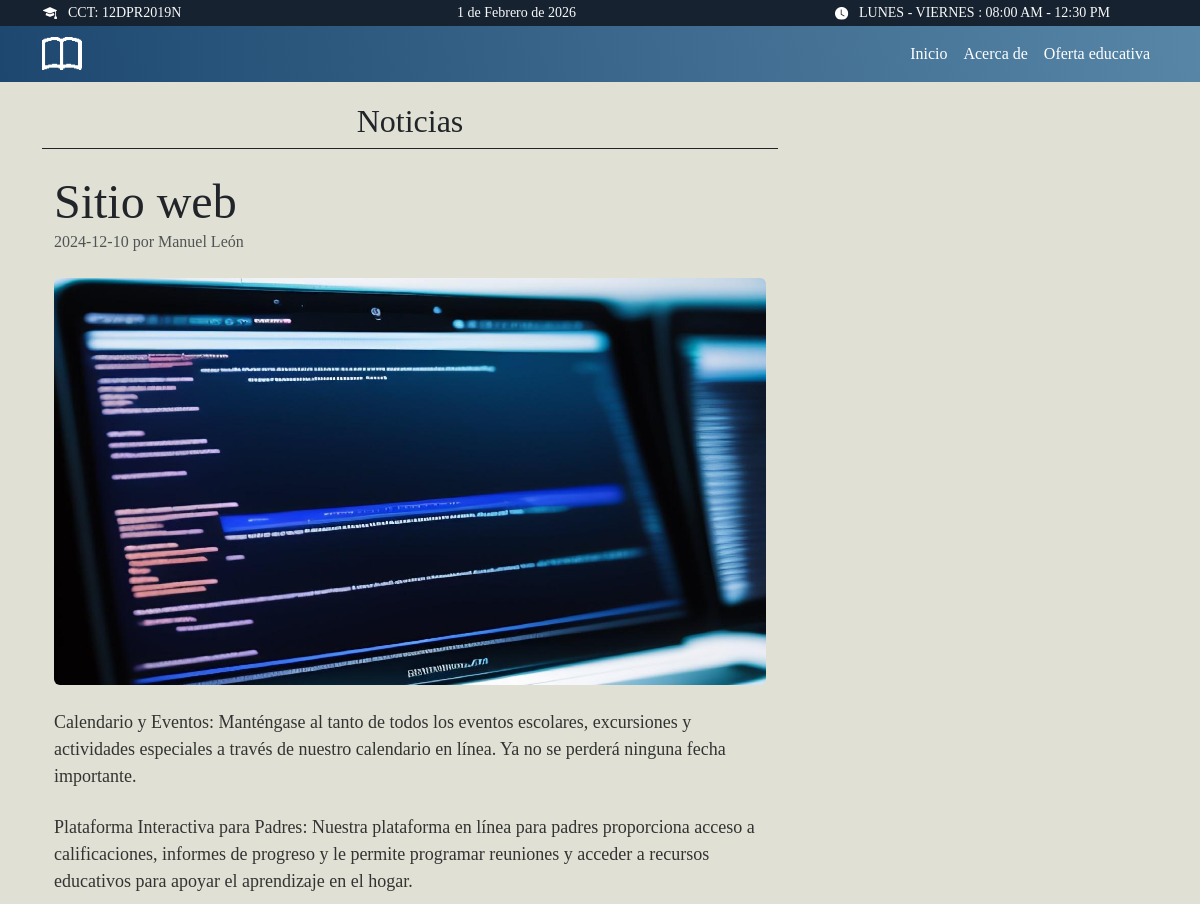
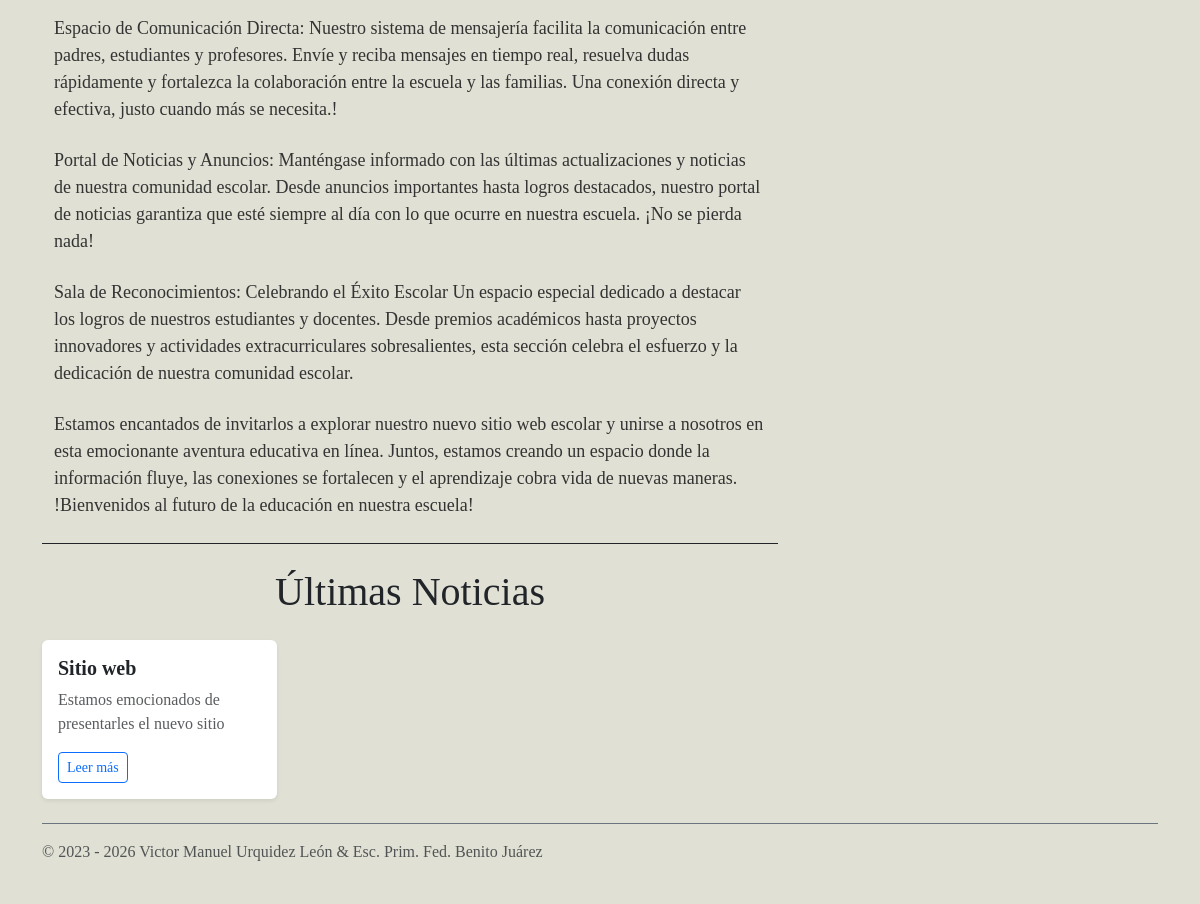
Page /noticias?key=1 on the committed database (2 pictures, top to bottom).
### tables this page shows
CREATE TABLE `noticias` (
  `id` int NOT NULL,
  `titulo` varchar(50) NOT NULL,
  `nombre_noticia` varchar(50) NOT NULL,
  `nota_corta` varchar(50) NOT NULL,
  `p1` mediumtext NOT NULL,
  `p2` mediumtext NOT NULL,
  `p3` mediumtext NOT NULL,
  `p4` mediumtext NOT NULL,
  `p5` mediumtext NOT NULL,
  `p6` mediumtext NOT NULL,
  `autor` varchar(50) NOT NULL,
  `fecha` varchar(50) NOT NULL,
  `imagen_portada` varchar(50) NOT NULL,
  `imagen_horizontal` varchar(50) NOT NULL
);

### panel/controladores/noticias.controlador.php (called while the page is built, shortened)
<?php
class ControladorNoticia
{
    static public function ctrMostrarNoticia($item)
    {
        $tabla = 'noticias';
        $respuesta = ModeloNoticia::mdlMostrarNoticia($tabla, $item);
        return $respuesta;
    }
    static public function ctrObtenerUltimasNoticias()
    {
        $tabla = "noticias";
        $respuesta = ModeloNoticia::mdlObtenerUltimasNoticias($tabla);
        return $respuesta;
    }
}

### panel/modelos/conexion.php (called while the page is built)
<?php
class Conexion
{
    public static function start()
    {
        try {
            return new PDO('mysql:host=localhost;dbname=primaria', 'root', 'root');
        } catch (PDOException $error) {
            die($error->getMessage());
        }
    }
}

### panel/modelos/noticias.modelo.php (called while the page is built, shortened)
<?php
require_once 'conexion.php';
class ModeloNoticia
{
    static public function mdlMostrarNoticia($tabla, $item)
    {
        if ($item != null) {
            $query = Conexion::start()->prepare("SELECT * FROM $tabla
            WHERE id = '$item'");
            $query->execute();
            return $query->fetch(PDO::FETCH_OBJ);
        } else {
            $query = Conexion::start()->prepare("SELECT * FROM $tabla");
            $query->execute();
            return $query->fetchAll(PDO::FETCH_OBJ);
        }
    }
    static public function mdlObtenerUltimasNoticias($tabla)
    {
        $query = Conexion::start()->prepare("SELECT * FROM $tabla ORDER BY id DESC LIMIT 3");
        $query->execute();
        return $query->fetchAll(PDO::FETCH_OBJ);
    }
}

### vistas/noticias.php (the view, shortened to what this page needs)
<?php
require_once 'panel/controladores/noticias.controlador.php';
require_once 'panel/modelos/noticias.modelo.php';
$id = isset($_GET['key']) ? htmlspecialchars($_GET['key']) : null;
$noticia = ControladorNoticia::ctrMostrarNoticia($id);
$UltimasNoticias = ControladorNoticia::ctrObtenerUltimasNoticias();
?>
<div class="col-md-8">
    <h1 class="h2 pb-2 mb-4 text-center text-dark border-bottom border-dark">
        Noticias
    </h1>
    <div class="col-md-12">
        <div class="container">
            <h2 class="display-5 link-body-emphasis mb-0"><?= $noticia->nombre_noticia ?></h2>
            <p class="blog-post-meta mb-4 text-muted"><?= $noticia->fecha ?> por <?= $noticia->autor ?></p>
            <div class="col-md-12">
                <article class="blog-post">
                    <img src="panel/<?= $noticia->imagen_horizontal ?>" class="rounded img-fluid" alt="noticia"> <br> <br>
                    <p class="lead text-justify mb-4" style="font-size: 18px; color: #333;"><?= $noticia->p1 ?></p>
                    <p class="lead text-justify mb-4" style="font-size: 18px; color: #333;"><?= $noticia->p2 ?></p>
                    <p class="lead text-justify mb-4" style="font-size: 18px; color: #333;"><?= $noticia->p3 ?>!</p>
                    <p class="lead text-justify mb-4" style="font-size: 18px; color: #333;"><?= $noticia->p4 ?></p>
                    <p class="lead text-justify mb-4" style="font-size: 18px; color: #333;"><?= $noticia->p5 ?></p>
                    <p class="lead text-justify mb-4" style="font-size: 18px; color: #333;"><?= $noticia->p6 ?></p>
                </article>
            </div>
        </div>
    </div>
    <div class="border-bottom border-dark mb-4"></div>
<h1 class="text-center mb-4">Últimas Noticias</h1>
<div class="row row-cols-1 row-cols-sm-2 row-cols-md-3 g-3">
    <?php foreach ($UltimasNoticias as $noticia): ?>
        <div class="col">
            <div class="card h-100 border-0 shadow-sm">
                <div class="card-body">
                    <h5 class="card-title text-dark fw-bold"><?= htmlspecialchars($noticia->nombre_noticia) ?></h5>
                    <p class="card-text text-muted"><?= htmlspecialchars($noticia->nota_corta) ?></p>
                    <a href="noticias?key=<?= urlencode($noticia->id) ?>" class="btn btn-outline-primary btn-sm">Leer más</a>
                </div>
            </div>
        </div>
    <?php endforeach; ?>
</div>
</div>

### index.php (shortened to what this page needs)
<!DOCTYPE html>
<html lang="es">
<head>
    <link rel="stylesheet" href="css/bootstrap.min.css">
    <link rel="stylesheet" href="css/bootstrap-grid.min.css">
    <link rel="stylesheet" href="css/styles.css">
    <link rel="stylesheet" href="css/letras.css">
</head>
<body class="services" style="background-color:rgb(224, 224, 212)">
    <?php
    include 'vistas/header.php';
    include 'vistas/nav.php';
    ?>
    <main class="container" style="margin-top: 20px;">
        <div class="row g-4">
            <?php
            if (isset($_GET['ruta'])) {
                if (in_array($_GET['ruta'], ['oferta-educativa', 'noticias', 'inicio'])) {
                    include 'vistas/' . $_GET['ruta'] . ".php";
                    include 'vistas/aside.php';
                } else {
                    include 'vistas/404.php';
                }
            } else {
                include 'vistas/inicio.php';
                include 'vistas/aside.php';
            } ?>
        </div>
    </main>
    <?php include 'vistas/footer.php'; ?>
</body>
</html>

### vistas/header.php (shortened to what this page needs)
<header>
    <div class="container-fluid text-light p-0" id="TopbarStar">
        <div class="container ">
            <div class="row gx-0 d-none d-lg-flex">
                <div class="col-lg-3 text-start">
                    <div class="h-100 d-inline-flex align-items-center me-4">
                        <img src="img/cct.png" alt="icono" style="margin-right: 10px;">
                        <small>CCT: 12DPR2019N</small>
                    </div>
                </div>
                <div class="col-lg-3 text-end">
                    <div class="h-100 d-inline-flex align-items-center me-4">
                        <small>
                        </small>
                    </div>
                </div>
                <div class="col-lg-6 px-5 text-end">
                    <div class="h-100 d-inline-flex align-items-center">
                        <img src="img/reloj.png" alt="icono" style="margin-right: 10px;">
                        <small>LUNES - VIERNES : 08:00 AM - 12:30 PM</small>
                    </div>
                </div>
            </div>
        </div>
    </div>
</header>

### vistas/nav.php (shortened to what this page needs)
<nav>
    <div class="col-md-12">
        <nav class="navbar navbar-expand-lg navbar-light bg-light">
            <div class="container">
                <a href="inicio">
                    <img src="img/libro.png" alt="icono" width="40" style="margin-right: 10px;">
                </a>
                <div class="collapse navbar-collapse justify-content-end" id="navbarNavDropdown">
                    <ul class="navbar-nav">
                        <li class="nav-item" id="botonNav">
                            <a class="nav-link active" id="navegacion" style="color: white;" aria-current="page" href="inicio">Inicio</a>
                        </li>
                        <li class="nav-item" id="botonNav">
                            <a class="nav-link" style="color: white; cursor:pointer;" onclick="ventana()" id="navegacion">Acerca
                                de
                            </a>
                        </li>
                        <li class="nav-item" id="botonNav">
                            <a class="nav-link" style="color: white;" id="navegacion" href="oferta-educativa">Oferta educativa</a>
                        </li>
                    </ul>
                </div>
            </div>
        </nav>
    </div>
</nav>

### vistas/aside.php (shortened to what this page needs)
<aside class="col-md-4" style="padding-top: 40px;">
    <div class="position-sticky" style="top: 2rem; text-align: center;">
    </div>
</aside>

### vistas/footer.php (shortened to what this page needs)
<div class="container">
        <footer class="d-flex flex-wrap justify-content-between align-items-center py-3 my-4 border-secondary border-top">
            <div class="col-md-6 d-flex align-items-center">
                <span class="mb-3 mb-md-0 text-muted">&copy; 2023 - 2026 Victor Manuel Urquidez León & Esc. Prim. Fed. Benito Juárez</span>
            </div>
        </footer>
    </div>

### css/styles.css (style rules this page uses)
body { box-sizing: border-box; margin: 0; padding: 0; font-family: Georgia, 'Times New Roman', Times, serif; }
#TopbarStar { background-color: #172230; }
nav .navbar { background-image: linear-gradient(80deg, #1d476f, #5786a7); background-size: 100%; }

### rows in the picture
noticias: nombre_noticia "Sitio web", fecha "2024-12-10", autor "Manuel León", imagen_horizontal (picture), p1 "Calendario y Eventos: Manténgase al tanto de todos los eventos escolares, excursiones y actividades especiales a través de nuestro calendario en línea. Ya no se perderá ninguna fecha importante.", p2 "Plataforma Interactiva para Padres: Nuestra plataforma en línea para padres proporciona acceso a calificaciones, informes de progreso y le permite programar reuniones y acceder a recursos educativos para apoyar el aprendizaje en el hogar.", p3 "Espacio de Comunicación Directa: Nuestro sistema de mensajería facilita la comunicación entre padres, estudiantes y profesores. Envíe y reciba mensajes en tiempo real, resuelva dudas rápidamente y fortalezca la colaboración entre la escuela y las familias. Una conexión directa y efectiva, justo cuando más se necesita.", p4 "Portal de Noticias y Anuncios: Manténgase informado con las últimas actualizaciones y noticias de nuestra comunidad escolar. Desde anuncios importantes hasta logros destacados, nuestro portal de noticias garantiza que esté siempre al día con lo que ocurre en nuestra escuela. ¡No se pierda nada!", p5 "Sala de Reconocimientos: Celebrando el Éxito Escolar Un espacio especial dedicado a destacar los logros de nuestros estudiantes y docentes. Desde premios académicos hasta proyectos innovadores y actividades extracurriculares sobresalientes, esta sección celebra el esfuerzo y la dedicación de nuestra comunidad escolar.", p6 "Estamos encantados de invitarlos a explorar nuestro nuevo sitio web escolar y unirse a nosotros en esta emocionante aventura educativa en línea. Juntos, estamos creando un espacio donde la información fluye, las conexiones se fortalecen y el aprendizaje cobra vida de nuevas maneras. !Bienvenidos al futuro de la educación en nuestra escuela!", nota_corta "Estamos emocionados de presentarles el nuevo sitio"
